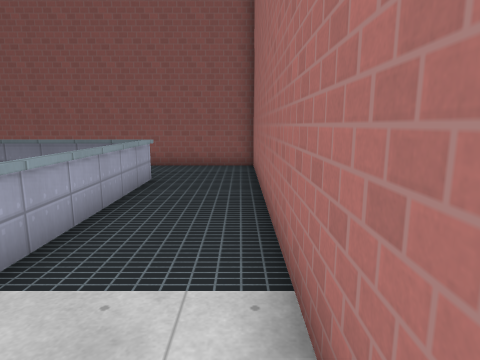
View 1 (above)

15 first-person views from a walk through a 3-D level made in the Godot game engine. The camera is 1.5 m above the floor, tilts 10° down and sees 75° across. The floor is counted in squares, 1 m on a side. Each view is taken from the middle of a square. On the plan, view 1 faces up. The plan holds only what a view shows up to about 15 squares ahead; the rest is blank. The place goes on beyond the plan. Surface patterns are stand-ins for the level's own textures.

View 2
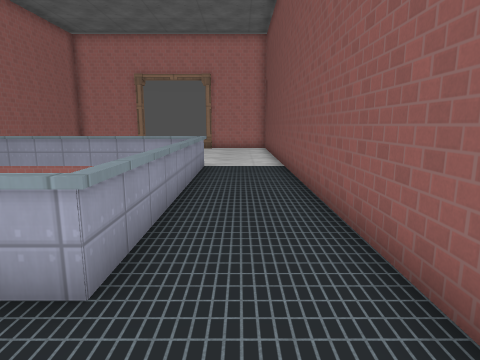

View 3
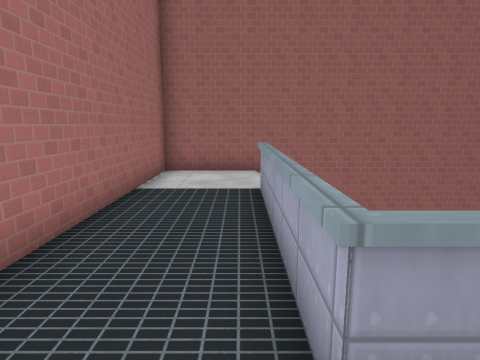

View 4
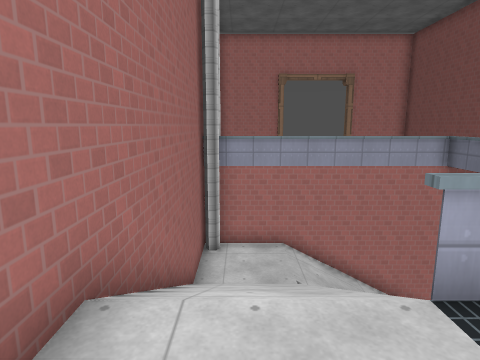

View 5
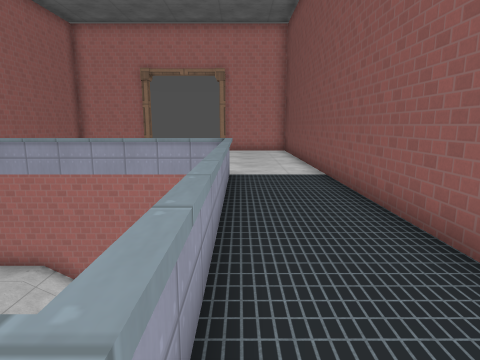

View 6
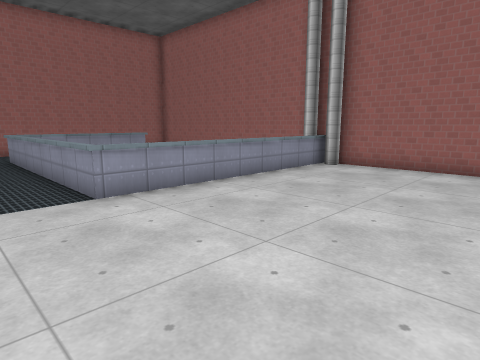

View 7
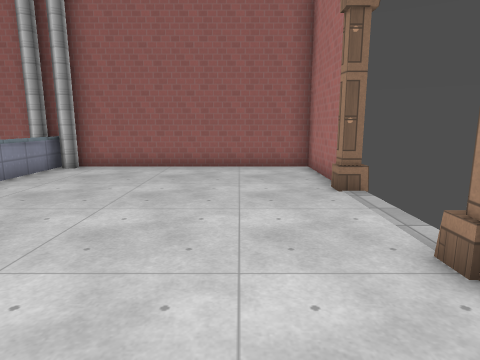

View 8
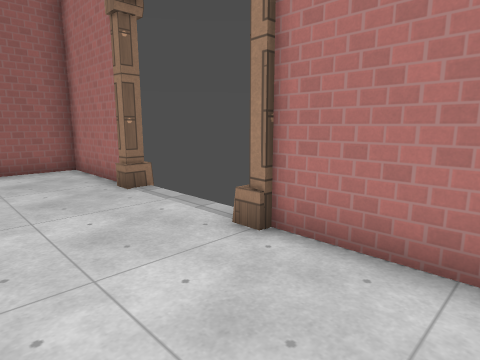

View 9
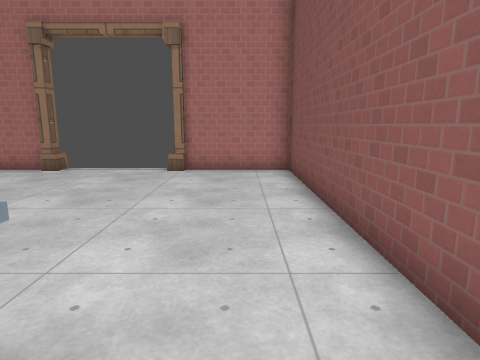

View 10
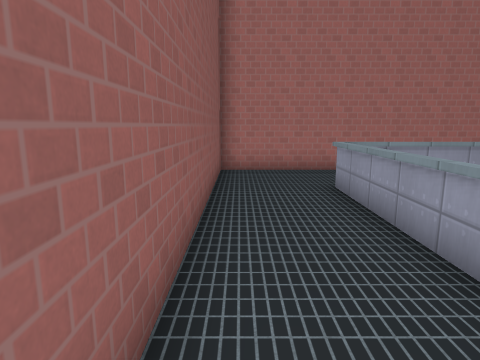

View 11
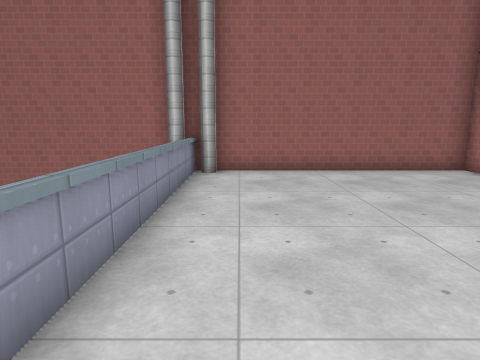

View 12
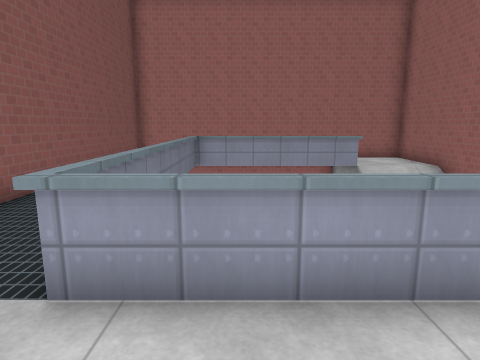

View 13
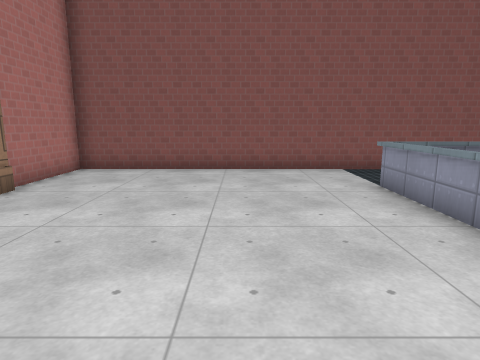

View 14
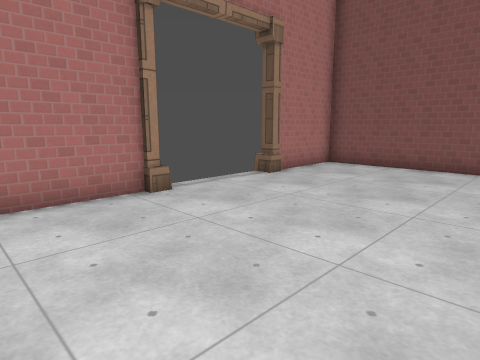

View 15
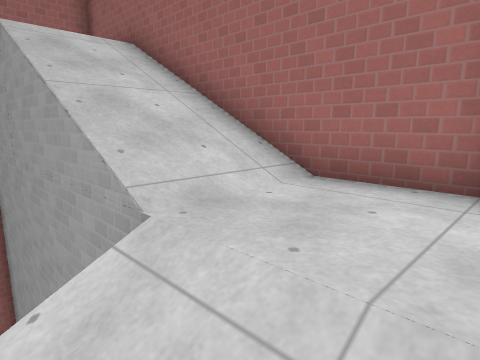

### Floor plan
Key: @ floor where view 1 was taken; # wall or solid block; . main floor; - floor 3 m lower than the main floor; / step, stairs or slope; = window, fence, low wall or low ledge; v drop or lower ground.
Columns run from 21 left of view 1 to 1 right of it. Each row starts with its distance up from view 1.
 12 #######################
 11 #.....................#
 10 #.....................#
  9 #........#=//======...#
  8 #........=/       v...#
  7  ........=/       v...#
  6  ........=/       v...#
  5  ........=//      v...#
  4 #........=///     v...#
  3 #........=///vvvvvv...#
  2 #........=---//////...#
  1 #........=---//////...#
  0 #........##--//////..@#
 -1 #######################

Where each view was taken, in squares from view 1:
view 1: 0 up, 0 right, facing up
view 2: 10 up, 0 right, facing left
view 3: 10 up, 2 left, facing down
view 4: 1 up, 0 right, facing left
view 5: 9 up, 2 left, facing left
view 6: 11 up, 18 left, facing down-right
view 7: 11 up, 18 left, facing down
view 8: 11 up, 17 left, facing down-left
view 9: 10 up, 10 left, facing left
view 10: 11 up, 10 left, facing right
view 11: 10 up, 13 left, facing down
view 12: 7 up, 14 left, facing right
view 13: 1 up, 15 left, facing up
view 14: 0 up, 14 left, facing up-left
view 15: 4 up, 11 left, facing down-right
